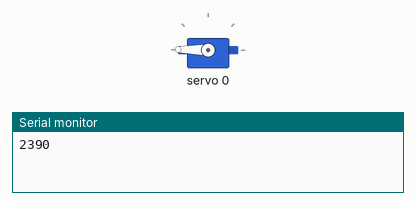
Bench run of a sketch on a simulated Arduino Uno, built with avr-gcc and run on an emulated ATmega328P. On the bench: servo, the last lines printed to the serial monitor.

Above: at 0.17 s.
At 7.39 s:
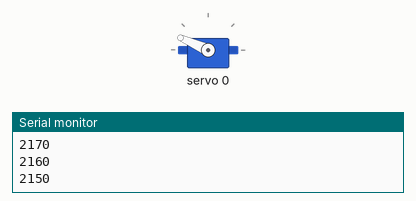
At 14.5 s:
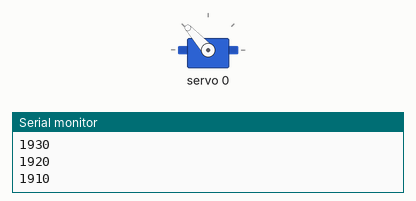
At 27.2 s:
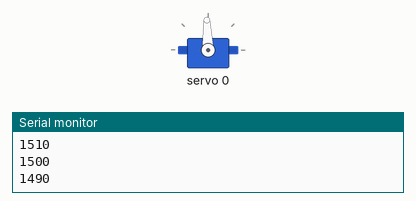
Timing chart, 0 to 28.7 s (numbered marks = the images above):
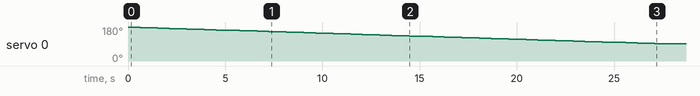

Measured:
- by itself, servo 0: moves from 179° to 92° over 26.8 s

The sketch:

PCA9865_ogrenme1.ino
```cpp
#include <Wire.h>
#include <Adafruit_PWMServoDriver.h>

Adafruit_PWMServoDriver pwm = Adafruit_PWMServoDriver();

#define SERVOMIN 500
#define SERVOMAX 2400

void setup()
{
  Serial.begin(9600);

  pwm.begin();
  pwm.setPWMFreq(50);
  delay(20);
}
int counter=SERVOMAX;

void loop()
{


    counter-=10;

//    pwm.setPWM(0, 500, puls);
    pwm.writeMicroseconds(0,counter);
    Serial.println(counter);

    delay(300);

    if(counter<1500)
    {
      counter=0;
    }


}
```
